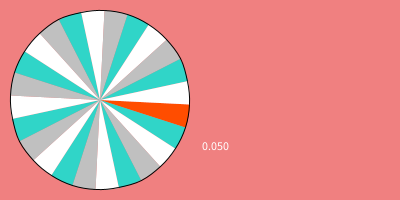
Frame 1 (no input)
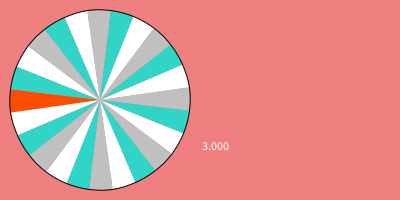
Frame 60 (the mouse pressed at the canvas centre just before this capture)
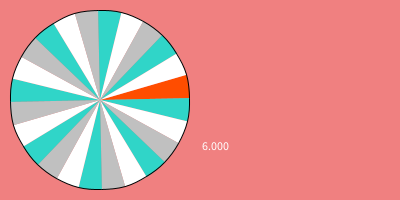
Frame 120 (the mouse held since frame 60 and released just before this capture)

The Processing sketch that drew these frames (run headless with seeded random() and noise(); from frame 60 on, the mouse is pressed at the canvas centre):

// Processing sketch: week16_6
// ── week16_6.pde
//week16-6
void setup(){//設定，只做1次
  size(400,200);  
}
float start=0;
void draw(){//畫，每秒畫60次
  background(#F08080);
  if(start<10) start+=0.05;
  fill(255); text( start, 200, 150);
  for(int i=0; i<24; i++){
     float shift=i*PI/12;
     if(i%3==0) fill(192);
     if(i%3==1) fill(#30D5C8);
     if(i%3==2) fill(255);
     if(i==0) fill(#FF4D00);
     arc(100,100, 180,180, shift+0+start, shift+PI/12+start);//畫出 圓弧
  }  
}   //圓心   寬,高 開始
